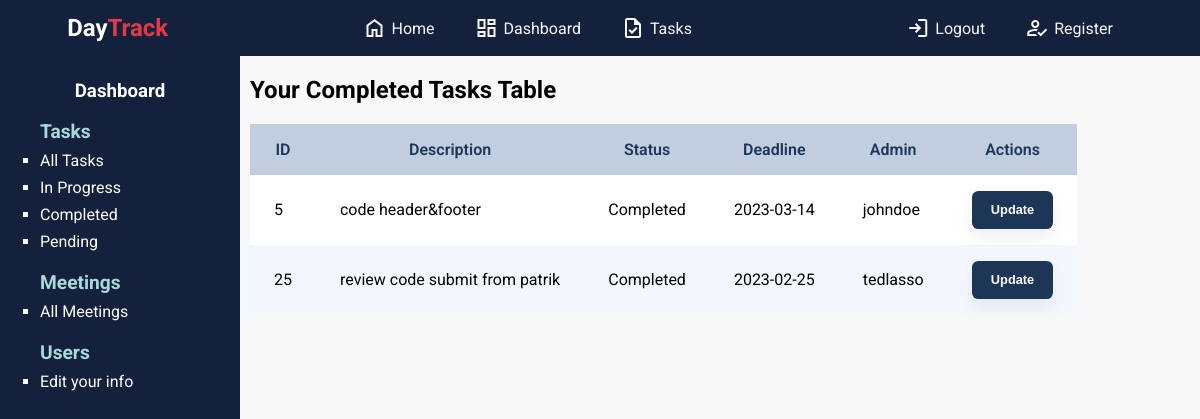
Page /dashboard/workdash/workercompleted.php (signed in) on the committed database.
### tables this page shows
CREATE TABLE `detyra` (
  `ID` int(11) NOT NULL,
  `desc` varchar(100) NOT NULL,
  `status` varchar(100) NOT NULL,
  `deadline` date NOT NULL,
  `admin` int(11) NOT NULL,
  `progress` int(11) NOT NULL,
  `username` varchar(100) DEFAULT NULL
);

CREATE TABLE `admindb` (
  `ID` int(11) NOT NULL,
  `name` varchar(100) NOT NULL,
  `surname` varchar(100) NOT NULL,
  `email` varchar(100) NOT NULL,
  `username` varchar(100) NOT NULL,
  `password` varchar(100) NOT NULL,
  `confpassword` varchar(100) NOT NULL
);

### dbCon.php (called while the page is built, shortened)
<?php
    class dbCon{
        public $conn = null;
        private $host = 'localhost';
        private $database = 'daytrackdb';
        private $username = 'root';
        private $password = '';
        public function connDB(){
            try{
                $this->conn = new   PDO("mysql:host=$this->host;dbname=$this->database",
                                    $this->username,$this->password,
                                    [PDO::ATTR_DEFAULT_FETCH_MODE => PDO::FETCH_ASSOC]);
            } catch(PDOException  $pdoe){
                die("Nuk mund te lidhej ne bazen e te dhenave {$this->database}: ". $pdoe->getMessage());
            }
            return $this->conn;
        }
 }
?>

### logic/detyra.php (called while the page is built, shortened)
<?php
include_once(__DIR__."./../dbCon.php");
class Detyra extends dbCon{
    private $dbConnection;
    public function __construct($ID='',$desc='',$status='',$deadline='',$username='',$admin='',$progress=''){
        $this->dbConnection = $this->connDB();
    }
    public function showYourCompletedDetyra(){
        try{
            $sql = "SELECT d.ID, d.desc, d.status ,d.deadline ,d.username ,a.username as adminuser
            FROM detyra d inner join admindb a on d.admin = a.ID
                WHERE d.status like 'completed' and d.username like '".$_SESSION["username"]."'";
            $stm = $this->dbConnection->prepare($sql);
            $stm->execute();
            $detyrat= $stm->fetchAll();
            return $detyrat;
        } catch(Exception $e){
            return $e -> getMessage();
        }
    }
}
?>

### dashboard/workdash/workercompleted.php (the view, shortened to what this page needs)
<?php
    include_once("../../dbCon.php");
    include_once("../../logic/detyra.php");
  $text = "Login";
  $redirect = "../../login.php";
  if(isset($_SESSION['username'])){
    $text = "Logout";
    $redirect = "../../logout.php";
  }
?>
<!DOCTYPE html>
<html lang="en">
<head>
    <link rel="stylesheet" href="../../style/dashboard.css">
    <link rel="stylesheet" href="../../style/sty1.css">
    <link rel="stylesheet" href="../../style/tables.css">
</head>
<body>
<header>
       <h2 style="margin:auto 0"> <a href="index.html" style="text-decoration:none;color:white" > Day<span style="color:var(--zorange)">Track</span> </a></h2>
       <ul >
           <li><a href="../../index.php" class="header-links"><span style="padding-right:5px" class="material-symbols-outlined">
               </span> Home</a> </li>
           <li><a href="../dashboard.php" class="header-links"><span class="material-symbols-outlined" style="padding-right:5px">
               </span>Dashboard</a> </li>
           <li><a href="" class="header-links"><span class="material-symbols-outlined" style="padding-right:5px">
               </span>Tasks</a> </li>
       </ul>
       <ul>
           <li><a href="<?= $redirect ?>" class="header-links"><span class="material-symbols-outlined" style="padding-right:5px">
               </span><?= $text ?></a></li>
           <li><a href="register.html" class="header-links"><span class="material-symbols-outlined" style="padding-right:5px">
               </span>Register</a></li>
       </ul>
   </header>
   <main style="display:flex;">
    <aside class="aside">
        <h3 style="text-align:center;color:white" class="title">Dashboard</h3>
        <ul>
            <h4 style="color:white;font-size:1.2rem;margin:0;color:var(--blue1)">Tasks</h4>
            <li><a href="./workeralltasks.php">All Tasks </a></li>
            <li><a href="./workerinprogress.php">In Progress </a></li>
            <li><a href="./workercompleted.php">Completed </a></li>
            <li><a href="./workerpending.php">Pending </a></li>
            <h4 style="color:white;font-size:1.2rem;margin:0;color:var(--blue1);margin-top:20px;">Meetings</h4>
        <li><a href="./workermeetings.php">All Meetings </a></li>
        <h4 style="color:white;font-size:1.2rem;margin:0;color:var(--blue1);margin-top:20px;">Users</h4>
        <li><a href="<?= "../../func/updUser.php?ID=".$_SESSION["userid"] ?>">Edit your info </a></li>
        </ul>
    </aside>
    <div class="main-content">
        <table class="detyratable">
           <h2 style="padding:0px 10px;">Your Completed Tasks Table</h2>
           <tr>
               <th>ID</th>
               <th>Description</th>
               <th>Status</th>
               <th>Deadline</th>
               <th>Admin</th>
               <th colspan="2">Actions</th>
           </tr>
           <?php
           $dtr = new Detyra();
           $detyrat = $dtr->showYourCompletedDetyra();
           foreach($detyrat as $detyra){
           ?>
               <tr>
                   <td><?= $detyra["ID"]?></td>
                   <td><?= $detyra["desc"]?></td>
                   <td><?= $detyra["status"]?></td>
                   <td><?= $detyra["deadline"]?></td>
                   <td><?= $detyra["adminuser"]?></td>
                   <td>
                   <a href="<?= "../../func/updDetyra.php?ID=$detyra[ID]"?>"><button class="updatebtn" >Update</button></a>
                </td>
               </tr>
           <?php
           }
           ?>
           </table>
    </div>
    </main>
</body>
</html>

### style/dashboard.css (style rules this page uses)
aside { width:15rem; min-height:100vh; background-color:#14213d; padding-top:5px; }
aside ul { list-style-type:square; }
aside ul li { color:white; margin: 0.5rem 0px; }
aside ul li a { text-decoration: none; color:white; transition:0.2s ease; }

### style/sty1.css (style rules this page uses)
:root { --zblue:#1d3557; --zorange:#e63946; --zgray:#f8f8f8; --blue1: #A8DADC; --blue2: #457B9D; }
body { margin:0 auto; font-family:'Roboto'; background-color:var(--zgray); }
header { background-color:#14213d; color:var(--zgray); display:flex; flex-wrap:wrap; min-width:100%; flex-direction:row; justify-content: space-around; }
header ul { display:flex; list-style: none; }
header ul li { margin-inline:20px; transition:0.2s ease-in; vertical-align: center; }
header ul li a { display:flex; justify-content: center; align-items: center; }
.header-links { text-decoration:none; color:var(--zgray); vertical-align: center; transition: 0.2s ease; }

### style/tables.css (style rules this page uses)
.detyratable { border-collapse: collapse; border-radius: 50%; margin:10px; }
.detyratable th { color: var(--zblue); background-color:#c0cedf; font-weight: normal; font-weight:600; }
.detyratable td { color:black; }
.detyratable tr { background-color:white; }
.detyratable th,td { padding:1rem 1.5rem; }
.detyratable tr:nth-child(odd) { background-color:#f3f8fe; }
.updatebtn { font-size: 0.8rem; align-items: center; height: 38px; border-radius: 0.4rem; cursor:pointer; font-weight: 600; padding: 0 1.2rem; color: white; border: none; box-shadow: 0 .5rem 1rem rgba(143, 142, 142, 0.15)!important; background: var(--zblue); }

### rows in the picture
detyra: ID "5", desc "code header&footer", status "Completed", deadline "2023-03-14", admindb.username "johndoe"
detyra: ID "25", desc "review code submit from patrik", status "Completed", deadline "2023-02-25", admindb.username "tedlasso"

### other values in the picture
$text "Logout"
